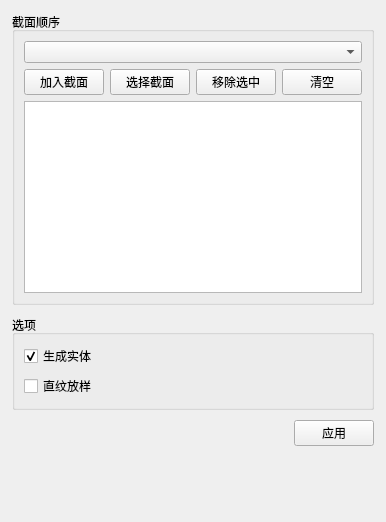
<?xml version='1.0' encoding='UTF-8'?>
<ui version="4.0">
  <class>LoftDialog</class>
  <widget class="QWidget" name="LoftDialog">
    <layout class="QVBoxLayout" name="mainLayout"><property name="leftMargin"><number>12</number></property><property name="topMargin"><number>12</number></property><property name="rightMargin"><number>12</number></property><property name="bottomMargin"><number>12</number></property><property name="spacing"><number>10</number></property>
<item><widget class="QGroupBox" name="sourceGroup"><property name="title"><string>截面顺序</string></property><layout class="QVBoxLayout" name="sourceLayout"><item><widget class="QComboBox" name="profileCombo"><property name="minimumHeight"><number>30</number></property></widget></item><item><layout class="QHBoxLayout" name="profileButtonLayout"><item><widget class="QPushButton" name="addButton"><property name="text"><string>加入截面</string></property></widget></item><item><widget class="QPushButton" name="pickButton"><property name="text"><string>选择截面</string></property></widget></item><item><widget class="QPushButton" name="removeButton"><property name="text"><string>移除选中</string></property></widget></item><item><widget class="QPushButton" name="clearButton"><property name="text"><string>清空</string></property></widget></item></layout></item><item><widget class="QListWidget" name="profileList"><property name="minimumHeight"><number>110</number></property></widget></item></layout></widget></item>
<item><widget class="QGroupBox" name="optionGroup"><property name="title"><string>选项</string></property><layout class="QVBoxLayout" name="optionLayout"><item><widget class="QCheckBox" name="solidCheck"><property name="text"><string>生成实体</string></property><property name="checked"><bool>true</bool></property></widget></item><item><widget class="QCheckBox" name="ruledCheck"><property name="text"><string>直纹放样</string></property></widget></item></layout></widget></item>
<item><layout class="QHBoxLayout" name="buttonLayout"><item><spacer name="buttonSpacer"><property name="orientation"><enum>Qt::Horizontal</enum></property><property name="sizeHint" stdset="0"><size><width>40</width><height>20</height></size></property></spacer></item><item><widget class="QPushButton" name="applyButton"><property name="text"><string>应用</string></property></widget></item></layout></item><item><widget class="QLabel" name="statusLabel"><property name="text"><string/></property><property name="wordWrap"><bool>true</bool></property></widget></item><item><spacer name="verticalSpacer"><property name="orientation"><enum>Qt::Vertical</enum></property><property name="sizeHint" stdset="0"><size><width>20</width><height>40</height></size></property></spacer></item>
</layout>
  </widget>
  <resources/>
  <connections/>
</ui>
